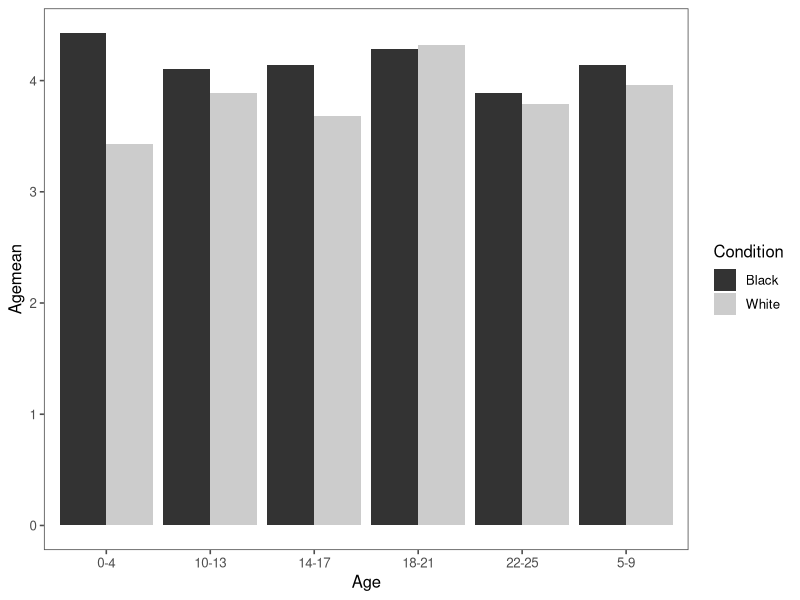

This chart was generated by the following R code:
## ---- chunk 1
###Data Preparation

#I will be getting Likert scale ratings from each participant in one of three conditions: Nuetral, Black, or White. I will convert the data from wide form to long form. Then I will reverse code the following 4 question groups across conditions: “How well can ___ care for themselves?”; “How much are ___ a danger to others?”; “How much are ___ a danger to themselves?”  
####Load Relevant Libraries and Functions

library(tidyverse)
library(ggthemes)

####Import data

GoffData = read_csv("../data/Goff Replication - Test 1.csv")

#### Data exclusion / filtering


#### Prepare data for analysis - create columns etc.
qns_to_rev_code = c("care for themselves","danger to other", "danger to themselves")


FinalGoff = GoffData %>%
  gather(QuestionNumber, Response, 2:127) %>%
  mutate(QuestionType = str_extract(QuestionNumber, "protection|need care|care for themselves|danger to others|danger to themselves|cute|innocent")) %>% 
  mutate(Condition = str_extract(QuestionNumber, "Black|White")) %>% 
  mutate(Age = str_extract(QuestionNumber, "0-4|5-9|10-13|14-17|18-21|22-25")) %>%
   na.omit() %>%
  mutate(Response = gsub(";", "", Response)) %>%
  mutate(Response = as.numeric(Response)) %>%
   mutate(Response = ifelse(
     # is the question type in the reverse code list?
     QuestionType %in% qns_to_rev_code,
     # if so, reverse code
     8-Response,
     # otherwise, keep it the same
     Response))
 
## ---- chunk 2

SubIDGoffAgeMean = FinalGoff %>%
  group_by(SubID, Condition, Age) %>%
   summarise(Agemean = (mean(Response)))
#this gives us the means by participant 

# # get sample means
# GoffAgeMean = SubIDGoffAgeMean %>%
#   group_by(Condition, Age) %>%
#    summarise(Agemean = (mean(Agemean)))

SubIDGoffAgeMean %>%
  ggplot(aes(x = Age, y = Agemean, fill = Condition)) + 
  stat_summary(fun.y = mean, geom = "bar", position = "dodge") +
  stat_summary(fun.data = mean_cl_boot, geom = "errorbar",
               position = position_dodge(1), width = 0) +
  theme_few() +
  # scale_fill_brewer(type="qual", palette = 3)
  scale_fill_grey()

#there are 7 t.test one for each age group. Aggregate first. 
#each t test compares exactly two groups. a main t.test compares the two conditions, black and white
# use the formula argument for the t. test 
# forumala is lh to rh where lh is the value and rh is the groups. 
# the agemean that participants give depends on which condition they give 

corrected_alpha = .05/7

#Aggregate t.test
t.test(Agemean ~ Condition, 
       data = SubIDGoffAgeMean)   

#0-4 t.test
SubIDGoffAgeMean %>%
  filter(Age == "0-4") %>%
  t.test(Agemean ~ Condition, 
       data = .)  

#5-9 t.test
SubIDGoffAgeMean %>%
  filter(Age == "5-9") %>%
  t.test(Agemean ~ Condition, 
       data = .) 

#10-13 t.test
SubIDGoffAgeMean %>%
  filter(Age == "10-13") %>%
  t.test(Agemean ~ Condition, 
       data = .) 

#"14-17" t.test
SubIDGoffAgeMean %>%
  filter(Age == "14-17") %>%
  t.test(Agemean ~ Condition, 
       data = .)

#18-21 t.test
SubIDGoffAgeMean %>%
  filter(Age == "18-21") %>%
  t.test(Agemean ~ Condition, 
       data = .)

#22-25 t.test
SubIDGoffAgeMean %>%
  filter(Age == "22-25") %>%
  t.test(Agemean ~ Condition, 
       data = .)
